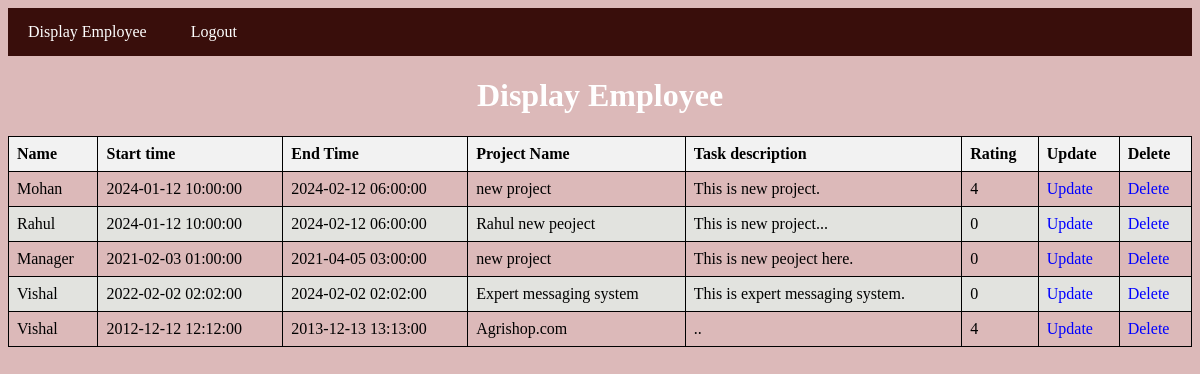
Screenshot of /home.php (signed in) with the database file from the repository.
### tables this page shows
CREATE TABLE `employee` (
  `id` int(11) NOT NULL,
  `user_id` int(11) DEFAULT NULL,
  `name` varchar(255) NOT NULL,
  `start_time` datetime NOT NULL,
  `end_time` datetime NOT NULL,
  `project_name` varchar(255) NOT NULL,
  `task_description` varchar(255) NOT NULL,
  `rating` int(11) DEFAULT NULL
);

### home.php (the view, shortened to what this page needs)
<!DOCTYPE html>
<html lang="en">
<head>
    <link rel="stylesheet" href="style.css">
</head>
<body>
   <nav>
   <a href="home.php">Display Employee</a>
   <a href="manager_signin.php?logout=true"> Logout</a>
   </nav>
    <h1>Display Employee</h1>
    <table>
        <thead>
            <tr>
                <th>Name</th>
                <th>Start time</th>
                <th>End Time</th>
                <th>Project Name</th>
                <th>Task description</th>
                <th>Rating</th>
                <th>Update</th>
                <th>Delete</th>
            </tr>
        </thead>
        <tbody>
            <?php
               include 'connection.php';
               $selct_query= "select * from employee";
               $query= mysqli_query($con, $selct_query);
               while($res= mysqli_fetch_array($query)){
                ?>
                  <tr>
                    <td><?php echo $res['name'];?></td>
                    <td><?php echo $res['start_time'];?></td>
                    <td><?php echo $res['end_time'];?></td>
                    <td><?php echo $res['project_name'];?></td>
                    <td><?php echo $res['task_description'];?></td>
                    <td><?php echo $res['rating'];?></td>
                    <td><a href="manager_update.php?id=<?php echo $res['id'];?>">Update</a></td>
                    <td><a href="manager_delete.php?id=<?php echo $res['id'];?>">Delete</a></td>
                  </tr>
                <?php
               }
            ?>
        </tbody>
    </table>
</body>
</html>

### style.css (style rules this page uses)
nav { background-color: rgb(57, 14, 11); padding: 15px 0; text-align: left; }
nav a { color: white; text-decoration: none; margin: 0 20px; transition: color 0.3s; }
h1 { text-align: center; }
table { width: 100%; border-collapse: collapse; }
th, td { border: 1px solid #000; padding: 8px; text-align: left; color: #000; }
th { background-color: #f2f2f2; }
tr:nth-child(even) { background-color: #e4ece7d3; }
a { text-decoration: none; color: blue; }
body { background-color: rgba(141, 28, 28, 0.306); color: #ffffff; }

### rows the page displays
employee: name "Mohan", start_time "2024-01-12 10:00:00", end_time "2024-02-12 06:00:00", project_name "new project", task_description "This is new project.", rating "4"
employee: name "Rahul", start_time "2024-01-12 10:00:00", end_time "2024-02-12 06:00:00", project_name "Rahul new peoject", task_description "This is new project...", rating "0"
employee: name "Manager", start_time "2021-02-03 01:00:00", end_time "2021-04-05 03:00:00", project_name "new project", task_description "This is new peoject here.", rating "0"
employee: name "Vishal", start_time "2022-02-02 02:02:00", end_time "2024-02-02 02:02:00", project_name "Expert messaging system", task_description "This is expert messaging system.", rating "0"
employee: name "Vishal", start_time "2012-12-12 12:12:00", end_time "2013-12-13 13:13:00", project_name "Agrishop.com", task_description "..", rating "4"
